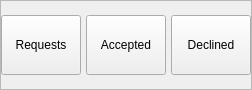
                   <widget class="QFrame" name="AcceptedDeclineBtns">
                    <property name="sizePolicy">
                     <sizepolicy hsizetype="Preferred" vsizetype="Expanding">
                      <horstretch>0</horstretch>
                      <verstretch>0</verstretch>
                     </sizepolicy>
                    </property>
                    <property name="maximumSize">
                     <size>
                      <width>16777215</width>
                      <height>90</height>
                     </size>
                    </property>
                    <property name="styleSheet">
                     <string notr="true"/>
                    </property>
                    <property name="frameShape">
                     <enum>QFrame::StyledPanel</enum>
                    </property>
                    <property name="frameShadow">
                     <enum>QFrame::Raised</enum>
                    </property>
                    <layout class="QHBoxLayout" name="horizontalLayout_32">
                     <property name="spacing">
                      <number>5</number>
                     </property>
                     <property name="leftMargin">
                      <number>0</number>
                     </property>
                     <property name="topMargin">
                      <number>5</number>
                     </property>
                     <property name="rightMargin">
                      <number>0</number>
                     </property>
                     <property name="bottomMargin">
                      <number>5</number>
                     </property>
                     <item>
                      <widget class="QPushButton" name="pendingWebBtn">
                       <property name="sizePolicy">
                        <sizepolicy hsizetype="Expanding" vsizetype="Expanding">
                         <horstretch>0</horstretch>
                         <verstretch>0</verstretch>
                        </sizepolicy>
                       </property>
                       <property name="maximumSize">
                        <size>
                         <width>16777215</width>
                         <height>60</height>
                        </size>
                       </property>
                       <property name="styleSheet">
                        <string notr="true"/>
                       </property>
                       <property name="text">
                        <string>Requests</string>
                       </property>
                      </widget>
                     </item>
                     <item>
                      <widget class="QPushButton" name="AcceptedBtn">
                       <property name="sizePolicy">
                        <sizepolicy hsizetype="Expanding" vsizetype="Expanding">
                         <horstretch>0</horstretch>
                         <verstretch>0</verstretch>
                        </sizepolicy>
                       </property>
                       <property name="maximumSize">
                        <size>
                         <width>16777215</width>
                         <height>60</height>
                        </size>
                       </property>
                       <property name="styleSheet">
                        <string notr="true"/>
                       </property>
                       <property name="text">
                        <string>Accepted</string>
                       </property>
                      </widget>
                     </item>
                     <item>
                      <widget class="QPushButton" name="DeclinedBtn">
                       <property name="sizePolicy">
                        <sizepolicy hsizetype="Expanding" vsizetype="Expanding">
                         <horstretch>0</horstretch>
                         <verstretch>0</verstretch>
                        </sizepolicy>
                       </property>
                       <property name="maximumSize">
                        <size>
                         <width>16777215</width>
                         <height>60</height>
                        </size>
                       </property>
                       <property name="styleSheet">
                        <string notr="true"/>
                       </property>
                       <property name="text">
                        <string>Declined</string>
                       </property>
                      </widget>
                     </item>
                    </layout>
                   </widget>
